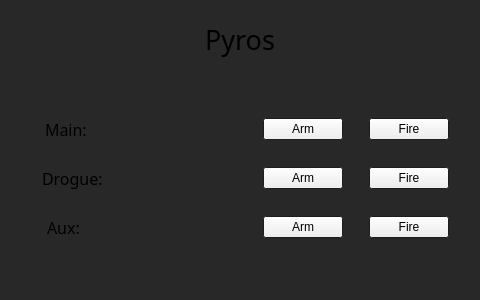
<?xml version="1.0" encoding="UTF-8"?>
<ui version="4.0">
 <class>PyroMenu</class>
 <widget class="QWidget" name="PyroMenu">
  <property name="geometry">
   <rect>
    <x>0</x>
    <y>0</y>
    <width>480</width>
    <height>300</height>
   </rect>
  </property>
  <property name="palette">
   <palette>
    <active>
     <colorrole role="Window">
      <brush brushstyle="SolidPattern">
       <color alpha="255">
        <red>40</red>
        <green>40</green>
        <blue>40</blue>
       </color>
      </brush>
     </colorrole>
    </active>
    <inactive>
     <colorrole role="Window">
      <brush brushstyle="SolidPattern">
       <color alpha="255">
        <red>40</red>
        <green>40</green>
        <blue>40</blue>
       </color>
      </brush>
     </colorrole>
    </inactive>
    <disabled>
     <colorrole role="Base">
      <brush brushstyle="SolidPattern">
       <color alpha="255">
        <red>40</red>
        <green>40</green>
        <blue>40</blue>
       </color>
      </brush>
     </colorrole>
     <colorrole role="Window">
      <brush brushstyle="SolidPattern">
       <color alpha="255">
        <red>40</red>
        <green>40</green>
        <blue>40</blue>
       </color>
      </brush>
     </colorrole>
    </disabled>
   </palette>
  </property>
  <property name="windowTitle">
   <string>Form</string>
  </property>
  <layout class="QVBoxLayout" name="verticalLayout_2">
   <item>
    <layout class="QHBoxLayout" name="horizontalLayout">
     <property name="topMargin">
      <number>10</number>
     </property>
     <property name="bottomMargin">
      <number>10</number>
     </property>
     <item>
      <spacer name="horizontalSpacer">
       <property name="orientation">
        <enum>Qt::Horizontal</enum>
       </property>
       <property name="sizeHint" stdset="0">
        <size>
         <width>40</width>
         <height>20</height>
        </size>
       </property>
      </spacer>
     </item>
     <item>
      <widget class="QLabel" name="label">
       <property name="font">
        <font>
         <family>Franklin Gothic Medium</family>
         <pointsize>20</pointsize>
        </font>
       </property>
       <property name="text">
        <string>Pyros</string>
       </property>
      </widget>
     </item>
     <item>
      <spacer name="horizontalSpacer_2">
       <property name="orientation">
        <enum>Qt::Horizontal</enum>
       </property>
       <property name="sizeHint" stdset="0">
        <size>
         <width>40</width>
         <height>20</height>
        </size>
       </property>
      </spacer>
     </item>
    </layout>
   </item>
   <item>
    <spacer name="verticalSpacer_2">
     <property name="orientation">
      <enum>Qt::Vertical</enum>
     </property>
     <property name="sizeType">
      <enum>QSizePolicy::Expanding</enum>
     </property>
     <property name="sizeHint" stdset="0">
      <size>
       <width>20</width>
       <height>20</height>
      </size>
     </property>
    </spacer>
   </item>
   <item>
    <layout class="QHBoxLayout" name="horizontalLayout_2" stretch="1,0,5,0,0,0,0">
     <property name="topMargin">
      <number>10</number>
     </property>
     <property name="bottomMargin">
      <number>10</number>
     </property>
     <item>
      <spacer name="horizontalSpacer_6">
       <property name="orientation">
        <enum>Qt::Horizontal</enum>
       </property>
       <property name="sizeHint" stdset="0">
        <size>
         <width>40</width>
         <height>20</height>
        </size>
       </property>
      </spacer>
     </item>
     <item>
      <widget class="QLabel" name="label_2">
       <property name="font">
        <font>
         <family>Franklin Gothic Medium</family>
         <pointsize>12</pointsize>
        </font>
       </property>
       <property name="text">
        <string>Main:</string>
       </property>
      </widget>
     </item>
     <item>
      <spacer name="horizontalSpacer_3">
       <property name="orientation">
        <enum>Qt::Horizontal</enum>
       </property>
       <property name="sizeHint" stdset="0">
        <size>
         <width>40</width>
         <height>20</height>
        </size>
       </property>
      </spacer>
     </item>
     <item>
      <widget class="QPushButton" name="arm_main_but">
       <property name="text">
        <string>Arm</string>
       </property>
      </widget>
     </item>
     <item>
      <spacer name="horizontalSpacer_5">
       <property name="orientation">
        <enum>Qt::Horizontal</enum>
       </property>
       <property name="sizeType">
        <enum>QSizePolicy::Fixed</enum>
       </property>
       <property name="sizeHint" stdset="0">
        <size>
         <width>20</width>
         <height>20</height>
        </size>
       </property>
      </spacer>
     </item>
     <item>
      <widget class="QPushButton" name="fire_main_but">
       <property name="text">
        <string>Fire</string>
       </property>
      </widget>
     </item>
     <item>
      <spacer name="horizontalSpacer_4">
       <property name="orientation">
        <enum>Qt::Horizontal</enum>
       </property>
       <property name="sizeType">
        <enum>QSizePolicy::Fixed</enum>
       </property>
       <property name="sizeHint" stdset="0">
        <size>
         <width>20</width>
         <height>20</height>
        </size>
       </property>
      </spacer>
     </item>
    </layout>
   </item>
   <item>
    <layout class="QHBoxLayout" name="horizontalLayout_3" stretch="1,0,5,0,0,0,0">
     <property name="topMargin">
      <number>10</number>
     </property>
     <property name="bottomMargin">
      <number>10</number>
     </property>
     <item>
      <spacer name="horizontalSpacer_7">
       <property name="orientation">
        <enum>Qt::Horizontal</enum>
       </property>
       <property name="sizeHint" stdset="0">
        <size>
         <width>40</width>
         <height>20</height>
        </size>
       </property>
      </spacer>
     </item>
     <item>
      <widget class="QLabel" name="label_3">
       <property name="font">
        <font>
         <family>Franklin Gothic Medium</family>
         <pointsize>12</pointsize>
        </font>
       </property>
       <property name="text">
        <string>Drogue:</string>
       </property>
      </widget>
     </item>
     <item>
      <spacer name="horizontalSpacer_9">
       <property name="orientation">
        <enum>Qt::Horizontal</enum>
       </property>
       <property name="sizeHint" stdset="0">
        <size>
         <width>40</width>
         <height>20</height>
        </size>
       </property>
      </spacer>
     </item>
     <item>
      <widget class="QPushButton" name="arm_drogue_but">
       <property name="text">
        <string>Arm</string>
       </property>
      </widget>
     </item>
     <item>
      <spacer name="horizontalSpacer_11">
       <property name="orientation">
        <enum>Qt::Horizontal</enum>
       </property>
       <property name="sizeType">
        <enum>QSizePolicy::Fixed</enum>
       </property>
       <property name="sizeHint" stdset="0">
        <size>
         <width>20</width>
         <height>20</height>
        </size>
       </property>
      </spacer>
     </item>
     <item>
      <widget class="QPushButton" name="fire_drogue_but">
       <property name="text">
        <string>Fire</string>
       </property>
      </widget>
     </item>
     <item>
      <spacer name="horizontalSpacer_13">
       <property name="orientation">
        <enum>Qt::Horizontal</enum>
       </property>
       <property name="sizeType">
        <enum>QSizePolicy::Fixed</enum>
       </property>
       <property name="sizeHint" stdset="0">
        <size>
         <width>20</width>
         <height>20</height>
        </size>
       </property>
      </spacer>
     </item>
    </layout>
   </item>
   <item>
    <layout class="QHBoxLayout" name="horizontalLayout_4" stretch="1,0,5,0,0,0,0">
     <property name="topMargin">
      <number>10</number>
     </property>
     <property name="bottomMargin">
      <number>10</number>
     </property>
     <item>
      <spacer name="horizontalSpacer_8">
       <property name="orientation">
        <enum>Qt::Horizontal</enum>
       </property>
       <property name="sizeHint" stdset="0">
        <size>
         <width>40</width>
         <height>20</height>
        </size>
       </property>
      </spacer>
     </item>
     <item>
      <widget class="QLabel" name="label_4">
       <property name="font">
        <font>
         <family>Franklin Gothic Medium</family>
         <pointsize>12</pointsize>
        </font>
       </property>
       <property name="text">
        <string>Aux:</string>
       </property>
      </widget>
     </item>
     <item>
      <spacer name="horizontalSpacer_10">
       <property name="orientation">
        <enum>Qt::Horizontal</enum>
       </property>
       <property name="sizeHint" stdset="0">
        <size>
         <width>40</width>
         <height>20</height>
        </size>
       </property>
      </spacer>
     </item>
     <item>
      <widget class="QPushButton" name="arm_aux_but">
       <property name="text">
        <string>Arm</string>
       </property>
      </widget>
     </item>
     <item>
      <spacer name="horizontalSpacer_12">
       <property name="orientation">
        <enum>Qt::Horizontal</enum>
       </property>
       <property name="sizeType">
        <enum>QSizePolicy::Fixed</enum>
       </property>
       <property name="sizeHint" stdset="0">
        <size>
         <width>20</width>
         <height>20</height>
        </size>
       </property>
      </spacer>
     </item>
     <item>
      <widget class="QPushButton" name="fire_aux_but">
       <property name="text">
        <string>Fire</string>
       </property>
      </widget>
     </item>
     <item>
      <spacer name="horizontalSpacer_14">
       <property name="orientation">
        <enum>Qt::Horizontal</enum>
       </property>
       <property name="sizeType">
        <enum>QSizePolicy::Fixed</enum>
       </property>
       <property name="sizeHint" stdset="0">
        <size>
         <width>20</width>
         <height>20</height>
        </size>
       </property>
      </spacer>
     </item>
    </layout>
   </item>
   <item>
    <spacer name="verticalSpacer">
     <property name="orientation">
      <enum>Qt::Vertical</enum>
     </property>
     <property name="sizeHint" stdset="0">
      <size>
       <width>20</width>
       <height>40</height>
      </size>
     </property>
    </spacer>
   </item>
  </layout>
 </widget>
 <resources/>
 <connections/>
</ui>
